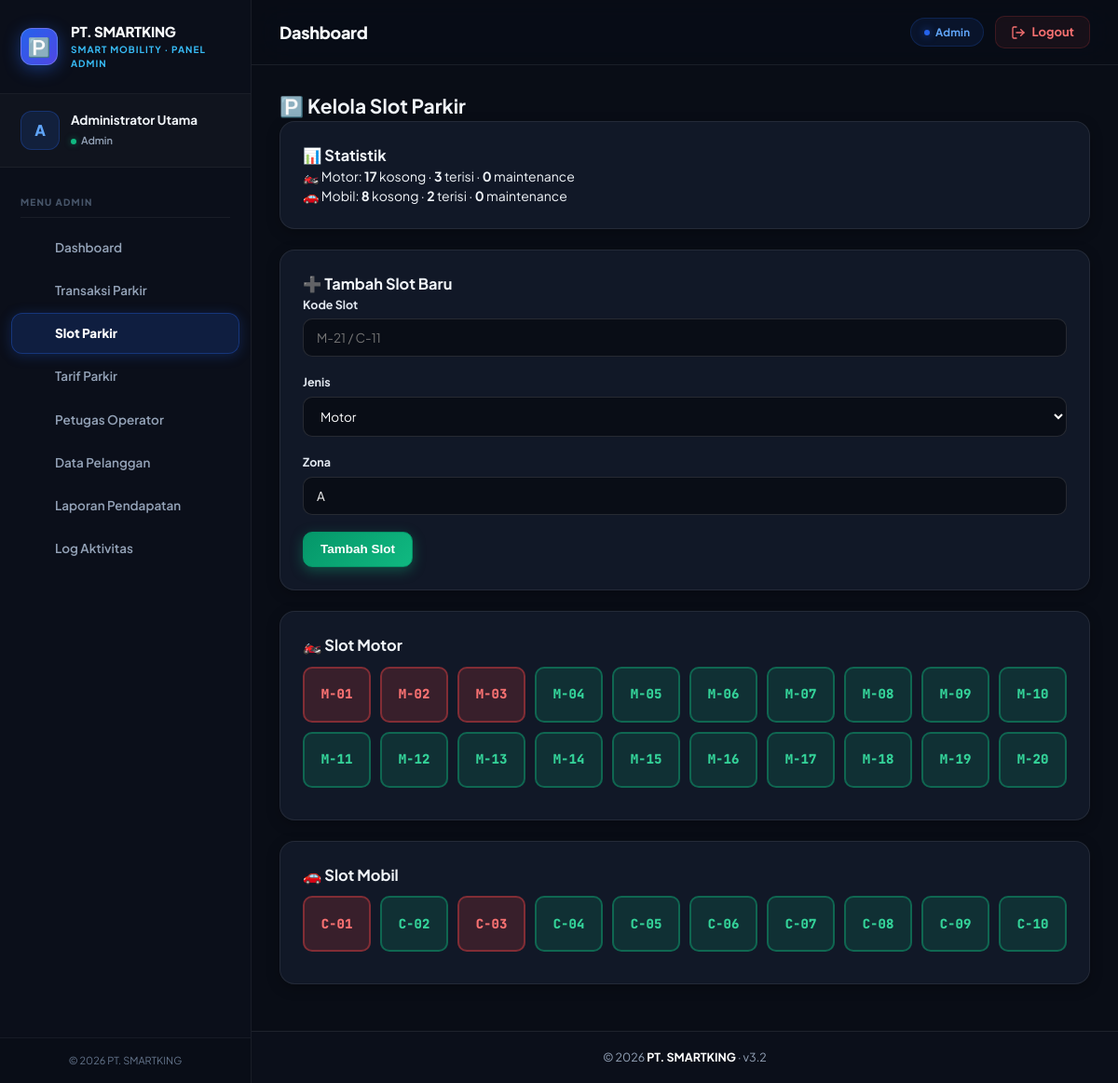
The app's page /slot.php (signed in) with its own data.
### tables this page shows
CREATE TABLE `slot_parkir` (
  `id_slot` int(11) NOT NULL AUTO_INCREMENT,
  `kode_slot` varchar(10) NOT NULL,
  `jenis_kendaraan` enum('motor','mobil') NOT NULL,
  `zona` varchar(20) DEFAULT 'A',
  `status` enum('kosong','terisi','maintenance') NOT NULL DEFAULT 'kosong',
  `updated_at` datetime DEFAULT current_timestamp() ON UPDATE current_timestamp(),
  PRIMARY KEY (`id_slot`),
  UNIQUE KEY `kode_slot` (`kode_slot`),
  KEY `idx_status` (`status`),
  KEY `idx_jenis` (`jenis_kendaraan`)
);

### config/database.php (called while the page is built, shortened)
        <?php
$perusahaan = $_SESSION['perusahaan_cache'];
?>

### includes/functions.php (called while the page is built, shortened)
<?php
if (!function_exists('e')) {
    function e($str) { return htmlspecialchars((string)$str, ENT_QUOTES, 'UTF-8'); }
}
?>

### includes/auth.php (called while the page is built, shortened)
<?php
if (!isset($koneksi)) { require_once __DIR__ . '/../config/database.php'; }
if (!function_exists('flash')) { require_once __DIR__ . '/functions.php'; }
if (!function_exists('user_role')) { function user_role() { return $_SESSION['role'] ?? ''; } }
?>

### slot.php (the view, shortened to what this page needs)
<?php
require_once 'includes/auth.php';
$motor = $koneksi->query("SELECT * FROM slot_parkir WHERE jenis_kendaraan='motor' ORDER BY kode_slot");
$mobil = $koneksi->query("SELECT * FROM slot_parkir WHERE jenis_kendaraan='mobil' ORDER BY kode_slot");
include 'includes/header.php';
?>
<h2>🅿️ Kelola Slot Parkir</h2>
<div class="grid" style="grid-template-columns:1fr 1fr;">
  <div class="card">
    <h3>📊 Statistik</h3>
    <?php
    $stat = $koneksi->query("SELECT jenis_kendaraan, status, COUNT(*) c FROM slot_parkir GROUP BY jenis_kendaraan, status");
    $data = ['motor'=>['kosong'=>0,'terisi'=>0,'maintenance'=>0], 'mobil'=>['kosong'=>0,'terisi'=>0,'maintenance'=>0]];
    while ($r = $stat->fetch_assoc()) $data[$r['jenis_kendaraan']][$r['status']] = (int)$r['c'];
    ?>
    <p>🏍️ Motor: <b><?= $data['motor']['kosong'] ?></b> kosong · <b><?= $data['motor']['terisi'] ?></b> terisi · <b><?= $data['motor']['maintenance'] ?></b> maintenance</p>
    <p>🚗 Mobil: <b><?= $data['mobil']['kosong'] ?></b> kosong · <b><?= $data['mobil']['terisi'] ?></b> terisi · <b><?= $data['mobil']['maintenance'] ?></b> maintenance</p>
  </div>
  <div class="card">
    <h3>➕ Tambah Slot Baru</h3>
    <form method="post">
      <div class="form-group"><label>Kode Slot</label><input type="text" name="kode_slot" required placeholder="M-21 / C-11"></div>
      <div class="form-group"><label>Jenis</label><select name="jenis"><option value="motor">Motor</option><option value="mobil">Mobil</option></select></div>
      <div class="form-group"><label>Zona</label><input type="text" name="zona" value="A"></div>
      <button class="btn btn-success" type="submit">Tambah Slot</button>
    </form>
  </div>
</div>
<div class="card">
  <h3>🏍️ Slot Motor</h3>
  <div class="slot-grid">
    <?php while ($r = $motor->fetch_assoc()):
      $cls = 'slot-' . $r['status'];
    ?>
    <div class="slot-item <?= $cls ?>"
         onclick="ubahStatus(<?= $r['id_slot'] ?>, '<?= e($r['kode_slot']) ?>', '<?= $r['status'] ?>')"
         style="cursor:pointer;">
      <?= e($r['kode_slot']) ?>
    </div>
    <?php endwhile; ?>
  </div>
</div>
<div class="card">
  <h3>🚗 Slot Mobil</h3>
  <div class="slot-grid">
    <?php while ($r = $mobil->fetch_assoc()):
      $cls = 'slot-' . $r['status'];
    ?>
    <div class="slot-item <?= $cls ?>"
         onclick="ubahStatus(<?= $r['id_slot'] ?>, '<?= e($r['kode_slot']) ?>', '<?= $r['status'] ?>')"
         style="cursor:pointer;">
      <?= e($r['kode_slot']) ?>
    </div>
    <?php endwhile; ?>
  </div>
</div>
<?php include 'includes/footer.php'; ?>

### includes/header.php (shortened to what this page needs)
<?php
$current = basename($_SERVER['PHP_SELF']);
$page_title = $page_title ?? 'Dashboard';
$user_role = user_role();
$user_initial = strtoupper(substr($_SESSION['nama_lengkap'] ?? 'U', 0, 1));
$menu = [];
$role_label = '';
if ($user_role === 'admin') {
    $role_label = 'Admin';
    $menu = [
        ['file'=>'dashboard.php', 'icon'=>'dashboard', 'label'=>'Dashboard', 'path'=>PATH_ADMIN],
        ['file'=>'riwayat.php', 'icon'=>'receipt', 'label'=>'Transaksi Parkir', 'path'=>PATH_ADMIN],
        ['file'=>'slot.php', 'icon'=>'parking', 'label'=>'Slot Parkir', 'path'=>PATH_ADMIN],
        ['file'=>'tarif.php', 'icon'=>'tag', 'label'=>'Tarif Parkir', 'path'=>PATH_ADMIN],
        ['file'=>'operator.php', 'icon'=>'users', 'label'=>'Petugas Operator', 'path'=>PATH_ADMIN],
        ['file'=>'pelanggan.php', 'icon'=>'people', 'label'=>'Data Pelanggan', 'path'=>PATH_ADMIN],
        ['file'=>'laporan.php', 'icon'=>'chart', 'label'=>'Laporan Pendapatan', 'path'=>PATH_ADMIN],
        ['file'=>'log_aktivitas.php', 'icon'=>'log', 'label'=>'Log Aktivitas', 'path'=>PATH_ADMIN],
    ];
}
?>
<!DOCTYPE html>
<html lang="id">
<head>
<link rel="stylesheet" href="<?= BASE_URL ?>assets/style.css?v=<?= time() ?>">
</head>
<body>
<div class="app-layout">
  <aside class="sidebar" id="sidebar">
    <div class="sidebar-brand">
      <div class="sidebar-brand-icon">🅿️</div>
      <div class="sidebar-brand-text">
        <b><?= e($perusahaan['nama_perusahaan']) ?></b>
        <small>Smart Mobility · Panel <?= e($role_label) ?></small>
      </div>
    </div>
    <div class="sidebar-profile">
      <div class="sidebar-avatar"><?= e($user_initial) ?></div>
      <div class="sidebar-profile-info">
        <b><?= e($_SESSION['nama_lengkap'] ?? 'User') ?></b>
        <span><span class="role-dot"></span> <?= e($role_label) ?></span>
      </div>
    </div>
    <ul class="sidebar-menu">
      <li class="sidebar-menu-section">Menu <?= strtoupper($role_label) ?></li>
      <?php foreach ($menu as $m): ?>
        <li>
          <a href="<?= $m['path'] . $m['file'] ?>" class="<?= $current === $m['file'] ? 'active' : '' ?>">
            <span class="sidebar-menu-icon"><?= $svg_icons[$m['icon']] ?? '' ?></span>
            <span><?= $m['label'] ?></span>
          </a>
        </li>
      <?php endforeach; ?>
    </ul>
    <div class="sidebar-footer">
      &copy; <?= date('Y') ?> <?= e($perusahaan['nama_perusahaan']) ?>
    </div>
  </aside>
  <div class="main">
    <header class="topbar">
      <div class="topbar-left">
        <div class="topbar-title">
          <h1><?= e($page_title) ?></h1>
        </div>
      </div>
      <div class="topbar-right">
        <span class="topbar-role-badge"><?= e($role_label) ?></span>
        <a href="<?= BASE_URL ?>logout.php" class="topbar-logout" onclick="return confirm('Yakin ingin logout?')">
          <svg xmlns="http://www.w3.org/2000/svg" viewBox="0 0 24 24" fill="none" stroke="currentColor" stroke-width="2" stroke-linecap="round" stroke-linejoin="round"><path d="M9 21H5a2 2 0 0 1-2-2V5a2 2 0 0 1 2-2h4"/><polyline points="16 17 21 12 16 7"/><line x1="21" y1="12" x2="9" y2="12"/></svg>
          <span>Logout</span>
        </a>
      </div>
    </header>
    <main class="content">

### includes/footer.php (shortened to what this page needs)
    </main>
    <footer style="padding: 18px 20px; text-align: center; font-size: 12.5px; color: #94a3b8; border-top: 1px solid rgba(255,255,255,0.08); background: #0b0f1a; margin-top: auto;">
      &copy; <?= date('Y') ?> <b style="color: #ffffff;"><?= e($perusahaan['nama_perusahaan'] ?? 'PT. Parkir Bogor') ?></b> · v<?= defined('APP_VERSION') ? APP_VERSION : '1.0' ?>
    </footer>
  </div>
</div>
</body>
</html>

### assets/style.css (style rules this page uses)
:root { --primary: #2563eb; --primary-hover: #1d4ed8; --primary-active: #1e40af; --primary-light: #eff6ff; --primary-ring: rgba(37, 99, 235, 0.25); --success: #10b981; --success-dark: #059669; --success-light: #ecfdf5; --warning: #f59e0b; --warning-dark: #d97706; --warning-light: #fffbeb; --danger: #ef4444; --danger-dark: #dc2626; --danger-light: #fef2f2; --info: #06b6d4; --info-dark: #0891b2; --info-light: #ecfeff; --bg-dark: #090d16; --card-dark: #111827; --card-dark-border: rgba(255, 255, 255, 0.08); --card-dark-hover: #162032; --text-dark-primary: #ffffff; --text-dark-secondary: #cbd5e1; --text-dark-muted: #94a3b8; --bg-light: #f8fafc; --card-light: #ffffff; --border-light: #e2e8f0; --text-light-primary: #0f172a; --text-light-secondary: #475569; --text-light-muted: #94a3b8; --sidebar-w: 260px; --radius-sm: 6px; --radius: 10px; --radius-lg: 16px; --radius-pill: 9999px; --shadow-sm: 0 1px 3px rgba(0,0,0,0.1); --shadow: 0 4px 12px rgba(0,0,0,0.15); --shadow-lg: 0 10px 25px rgba(0,0,0,0.25); --shadow-glow: 0 0 20px rgba(37, 99, 235, 0.35); }
*, *::before, *::after { box-sizing: border-box; margin: 0; padding: 0; }
html { font-size: 14px; scroll-behavior: smooth; }
body { font-family: 'Plus Jakarta Sans', 'Inter', -apple-system, sans-serif; background-color: var(--bg-dark); color: var(--text-dark-primary); line-height: 1.5; -webkit-font-smoothing: antialiased; }
a { color: #38bdf8; text-decoration: none; transition: all 0.2s ease; }
.btn { display: inline-flex; align-items: center; justify-content: center; gap: 8px; padding: 10px 18px; font-size: 13.5px; font-weight: 700; border-radius: var(--radius); border: 1px solid transparent; cursor: pointer; transition: all 0.2s cubic-bezier(0.4, 0, 0.2, 1); text-decoration: none; line-height: 1.2; }
.btn-success { background: linear-gradient(135deg, #059669, #10b981); color: #ffffff; border-color: #059669; box-shadow: 0 4px 14px rgba(16, 185, 129, 0.35); }
.card { background: var(--card-dark); border: 1px solid var(--card-dark-border); border-radius: var(--radius-lg); padding: 24px; margin-bottom: 22px; box-shadow: 0 4px 14px rgba(0, 0, 0, 0.25); transition: all 0.25s ease; position: relative; }
.form-group { margin-bottom: 18px; display: flex; flex-direction: column; gap: 6px; }
label, .form-label { font-size: 12.5px; font-weight: 700; color: #e2e8f0; }
input[type="text"], input[type="number"], input[type="password"], input[type="email"], input[type="date"], select, textarea, .form-control { width: 100%; padding: 11px 14px; background: #090d16; border: 1.5px solid rgba(255, 255, 255, 0.12); border-radius: var(--radius); color: #ffffff; font-size: 13.5px; font-family: inherit; outline: none; transition: all 0.2s; }
select option { background: #141722; color: #ffffff; }
.slot-grid { display: grid; grid-template-columns: repeat(auto-fill, minmax(68px, 1fr)); gap: 10px; padding: 10px 0; }
.slot-item { height: 60px; border-radius: 10px; display: flex; align-items: center; justify-content: center; font-weight: 800; font-family: 'JetBrains Mono', monospace; font-size: 14px; cursor: pointer; transition: all 0.2s; border: 2px solid transparent; }
.slot-kosong { background: rgba(16, 185, 129, 0.15); color: #34d399; border-color: rgba(16, 185, 129, 0.4); }
.slot-terisi { background: rgba(239, 68, 68, 0.18); color: #f87171; border-color: rgba(239, 68, 68, 0.4); }

### records on screen
slot_parkir: kode_slot "M-01"
slot_parkir: kode_slot "M-02"
slot_parkir: kode_slot "M-03"
slot_parkir: kode_slot "M-04"
slot_parkir: kode_slot "M-05"
slot_parkir: kode_slot "M-06"
slot_parkir: kode_slot "M-07"
slot_parkir: kode_slot "M-08"
slot_parkir: kode_slot "M-09"
slot_parkir: kode_slot "M-10"
slot_parkir: kode_slot "M-11"
slot_parkir: kode_slot "M-12"
slot_parkir: kode_slot "M-13"
slot_parkir: kode_slot "M-14"
slot_parkir: kode_slot "M-15"
slot_parkir: kode_slot "M-16"
slot_parkir: kode_slot "M-17"
slot_parkir: kode_slot "M-18"
slot_parkir: kode_slot "M-19"
slot_parkir: kode_slot "M-20"
slot_parkir: kode_slot "C-01"
slot_parkir: kode_slot "C-02"
slot_parkir: kode_slot "C-03"
slot_parkir: kode_slot "C-04"
slot_parkir: kode_slot "C-05"
slot_parkir: kode_slot "C-06"
slot_parkir: kode_slot "C-07"
slot_parkir: kode_slot "C-08"
slot_parkir: kode_slot "C-09"
slot_parkir: kode_slot "C-10"

### other values on screen
$perusahaan['nama_perusahaan'] "PT. SMARTKING"
$role_label "ADMIN"
$user_initial "A"
$_SESSION['nama_lengkap'] "Administrator Utama"
$role_label "Admin"
$m['label'] "Dashboard"
$m['label'] "Transaksi Parkir"
$m['label'] "Slot Parkir"
$m['label'] "Tarif Parkir"
$m['label'] "Petugas Operator"
$m['label'] "Data Pelanggan"
$m['label'] "Laporan Pendapatan"
$m['label'] "Log Aktivitas"
$page_title "Dashboard"
$data['motor']['kosong'] "17"
